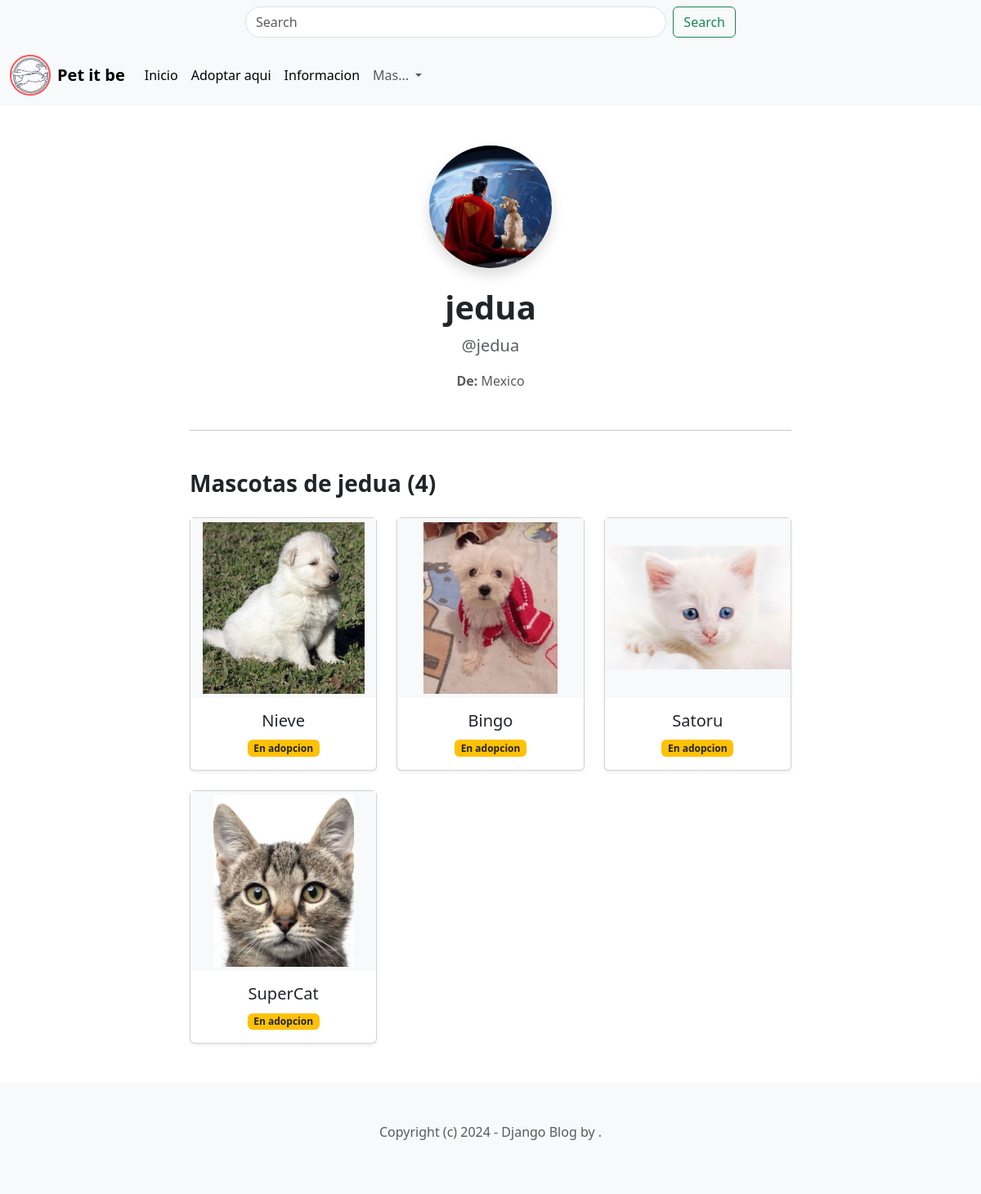
/Perfil/jedua/, run on the app's committed database.
### Perfil/models.py (models this page shows, shortened)
class Perfil(models.Model):
    user = models.OneToOneField(User, on_delete=models.CASCADE)
    avatar = models.ImageField(upload_to='profiles/', blank=True, null=True, default='profiles/profile_default.png')
    location = models.CharField(max_length=100, blank=True, null=True)
    birth_date = models.DateField(blank=True, null=True)

### Pets/models.py (models this page shows, shortened)
class Pet(models.Model):
    ADOPTADO = 'adoptado'
    EN_ADOPCION = 'en_adopcion'
    STATUS = {
        (ADOPTADO, 'Adoptado'),
        (EN_ADOPCION, 'En adopcion')
    }
    especie = models.ForeignKey(Especie, related_name='pets' , on_delete=models.CASCADE)
    name = models.CharField(max_length=50)
    slug = models.SlugField()
    descripcion = models.TextField()
    image = models.ImageField(upload_to='mascotas', blank=True, null=True)
    edad = models.PositiveIntegerField()
    likes = models.PositiveIntegerField(default=0)
    status = models.CharField(max_length=20, choices=STATUS, default=EN_ADOPCION)
    creado_por = models.ForeignKey(User, related_name='pets' , on_delete=models.CASCADE)
    public = models.DateTimeField(auto_now_add=True)
    updated_at = models.DateTimeField(auto_now=True)

### Perfil/views.py (the view)
# urls.py: path('<str:username>/', profile, name='profile'),
def profile(request, username):
    user_obj = get_object_or_404(User, username=username)
    perfil = get_object_or_404(Perfil, user=user_obj)
    context = {
        'perfil': perfil,
        'perfil_user': user_obj,
    }
    return render(request, 'perfil/perfil.html', context)

### Perfil/templates/perfil/perfil.html (shortened to what this page needs)
{% extends 'pets/base.html' %}
{% load static %}
{% block content %}
<div class="container my-5">
    <div class="row justify-content-center">
        <div class="col-lg-8">
            <div class="text-center mb-5">
                {% if perfil.avatar %}
                    <img src="{{ perfil.avatar.url }}"
                         alt="{{ perfil.user.username }}"
                         class="rounded-circle shadow"
                         width="150" height="150"
                         style="object-fit: cover;">
                {% else %}
                    <div class="bg-primary text-white rounded-circle d-flex align-items-center justify-content-center shadow mx-auto"
                         style="width: 150px; height: 150px; font-size: 4rem;">
                        {{ perfil.user.username|first|upper }}
                    </div>
                {% endif %}
                <h1 class="mt-4 fw-bold">
                    {{ perfil.user.get_full_name|default:perfil.user.username }}
                </h1>
                <p class="text-muted fs-5">@{{ perfil.user.username }}</p>
                {% if perfil.location %}
                    <p class="text-muted">
                        <strong>De: </strong> {{ perfil.location }}
                    </p>
                {% endif %}
            </div>
            <hr class="my-5">
            <h3 class="fw-bold mb-4">
                Mascotas de {{ perfil.user.username }} ({{ perfil.user.pets.count }})
            </h3>
            {% if perfil.user.pets.exists %}
                <div class="row row-cols-1 row-cols-md-2 row-cols-lg-3 g-4">
                    {% for pet in perfil.user.pets.all %}
                    <div class="col">
                        <a href="{% url 'adopt_me' pet.pk %}" class="text-decoration-none">
                            <div class="card h-100 shadow-sm">
                                <div style="height: 220px; background: #f8f9fa; display: flex; align-items: center; justify-content: center;">
                                    {% if pet.image %}
                                        <img src="{{ pet.image.url }}" class="img-fluid" style="max-height: 210px;">
                                    {% else %}
                                        <span class="text-muted">Sin foto</span>
                                    {% endif %}
                                </div>
                                <div class="card-body text-center">
                                    <h5 class="card-title">{{ pet.name }}</h5>
                                    <span class="badge bg-{% if pet.status == 'adoptado' %}success{% else %}warning text-dark{% endif %}">
                                        {{ pet.get_status_display }}
                                    </span>
                                </div>
                            </div>
                        </a>
                    </div>
                    {% endfor %}
                </div>
            {% endif %}
        </div>
    </div>
</div>
{% endblock %}

### data on the page
Perfil: avatar (picture), user.get_full_name "jedua", user.username "jedua", location "Mexico", user.pets.count "4"
Pet: image (picture), name "Nieve", status "En adopcion"
Pet: image (picture), name "Bingo", status "En adopcion"
Pet: image (picture), name "Satoru", status "En adopcion"
Pet: image (picture), name "SuperCat", status "En adopcion"
